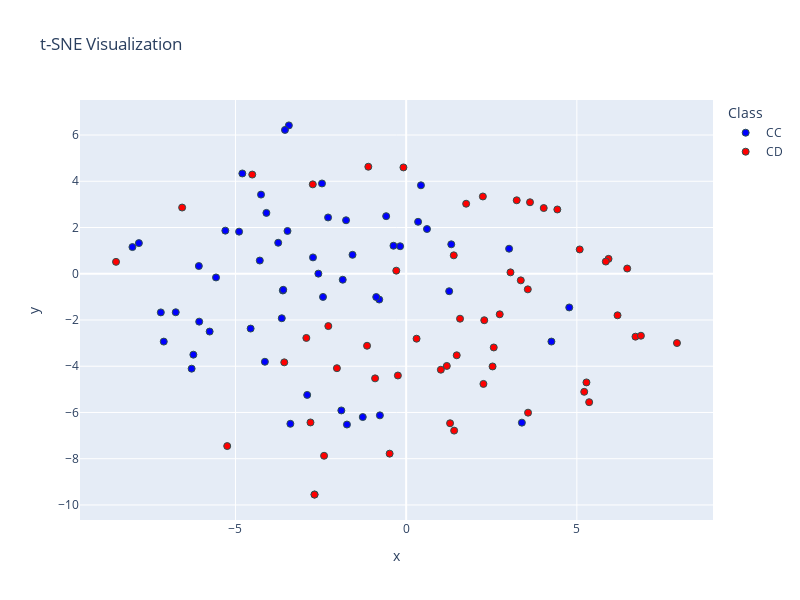

Notebook code for this chart:
### Markdown cell above
### Visualization using TSNE

### Code cell
tsne = TSNE(n_components=2, perplexity=30, random_state=42, init='random')
X_tsne = tsne.fit_transform(X_train)
plot_tsne(X_tsne, y_train)

### Figure 1 — Plotly figure (JSON) as saved in the notebook; plotly's stock layout.template omitted (floating-point values rounded to 4 significant figures)
{"data": [{"hovertemplate": "Class=CC<br>x=%{x}<br>y=%{y}<extra></extra>", "legendgroup": "CC", "marker": {"color": "blue", "line": {"color": "DarkSlateGrey", "width": 1}, "size": 7, "symbol": "circle"}, "mode": "markers", "name": "CC", "orientation": "v", "showlegend": true, "type": "scatter", "x": [-2.436, -4.287, -4.251, -1.571, -3.612, -0.1769, -4.138, -3.643, -1.899, -2.287, -0.7691, 0.4336, -0.3716, -6.073, -3.436, -5.297, 4.255, -6.75, -2.729, -1.734, -4.799, -6.284, -3.55, -0.5855, 1.26, -7.829, -7.186, -1.271, -3.392, -1.761, -3.476, -5.756, -2.571, -3.6, 4.777, -8.018, 1.321, -3.748, -1.858, 0.6102, -4.894, -6.063, -0.7888, -4.094, -2.466, 3.39, -4.556, -5.57, -2.899, -7.1, -6.233, 0.3497, 3.016, -0.877], "xaxis": "x", "y": [-1.003, 0.5705, 3.423, 0.8187, -0.724, 1.19, -3.807, -1.924, -5.912, 2.435, -6.125, 3.826, 1.211, 0.3344, 6.418, 1.865, -2.933, -1.665, 0.7074, -6.522, 4.338, -4.105, 6.221, 2.491, -0.7558, 1.325, -1.671, -6.198, -6.49, 2.314, 1.851, -2.5, 0.005033, -0.6948, -1.457, 1.154, 1.273, 1.34, -0.2585, 1.935, 1.822, -2.071, -1.116, 2.633, 3.905, -6.44, -2.371, -0.1596, -5.241, -2.934, -3.5, 2.247, 1.083, -1.006], "yaxis": "y"}, {"hovertemplate": "Class=CD<br>x=%{x}<br>y=%{y}<extra></extra>", "legendgroup": "CD", "marker": {"color": "red", "line": {"color": "DarkSlateGrey", "width": 1}, "size": 7, "symbol": "circle"}, "mode": "markers", "name": "CD", "orientation": "v", "showlegend": true, "type": "scatter", "x": [1.191, -2.683, 1.394, 7.933, -2.924, 4.428, -2.735, -0.4839, 5.361, 6.475, 3.238, 1.405, -0.9101, 2.247, -5.242, 3.563, 2.288, -2.803, 3.571, -0.2896, 6.717, 2.566, -2.028, 6.877, 1.286, -0.2421, 2.531, 4.03, -0.0792, 1.016, 6.192, 3.358, -1.145, -3.571, 1.481, 5.281, 5.928, -1.108, -4.508, -6.562, 0.3051, 5.848, 3.056, 5.216, 1.758, -8.499, -2.685, 2.741, 3.628, -2.405, 1.579, 5.084, -2.28, 2.263], "xaxis": "x", "y": [-3.987, -9.545, 0.7967, -2.997, -2.776, 2.78, 3.866, -7.78, -5.554, 0.2268, 3.177, -6.785, -4.525, 3.342, -7.453, -0.6756, -2.011, -6.431, -6.009, 0.1334, -2.721, -3.188, -4.084, -2.68, -6.466, -4.401, -4.009, 2.842, 4.599, -4.151, -1.797, -0.2864, -3.114, -3.832, -3.527, -4.699, 0.644, 4.629, 4.29, 2.864, -2.809, 0.5279, 0.05991, -5.107, 3.029, 0.514, -9.553, -1.754, 3.092, -7.873, -1.944, 1.051, -2.263, -4.765], "yaxis": "y"}], "layout": {"height": 600, "legend": {"title": {"text": "Class"}, "tracegroupgap": 0}, "title": {"text": "t-SNE Visualization"}, "width": 800, "xaxis": {"anchor": "y", "domain": [0, 1], "title": {"text": "x"}}, "yaxis": {"anchor": "x", "domain": [0, 1], "title": {"text": "y"}}}}
